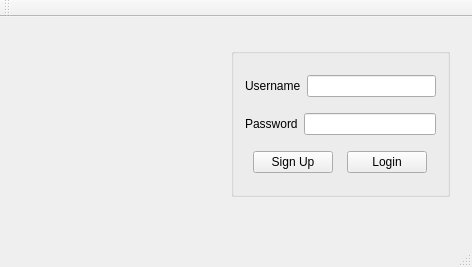
<?xml version="1.0" encoding="UTF-8"?>
<ui version="4.0">
 <class>MainWindow</class>
 <widget class="QMainWindow" name="MainWindow">
  <property name="geometry">
   <rect>
    <x>0</x>
    <y>0</y>
    <width>472</width>
    <height>267</height>
   </rect>
  </property>
  <property name="windowTitle">
   <string/>
  </property>
  <widget class="QWidget" name="centralWidget">
   <widget class="QLabel" name="label_image">
    <property name="geometry">
     <rect>
      <x>20</x>
      <y>20</y>
      <width>171</width>
      <height>171</height>
     </rect>
    </property>
    <property name="text">
     <string/>
    </property>
    <property name="pixmap">
     <pixmap resource="resource.qrc">:/img/img/login_icon.png</pixmap>
    </property>
   </widget>
   <widget class="QWidget" name="">
    <property name="geometry">
     <rect>
      <x>220</x>
      <y>20</y>
      <width>241</width>
      <height>191</height>
     </rect>
    </property>
    <layout class="QVBoxLayout" name="verticalLayout_3">
     <item>
      <widget class="QGroupBox" name="groupBox">
       <property name="title">
        <string/>
       </property>
       <layout class="QVBoxLayout" name="verticalLayout">
        <item>
         <layout class="QHBoxLayout" name="horizontalLayout">
          <item>
           <widget class="QLabel" name="label_username">
            <property name="text">
             <string>Username</string>
            </property>
            <property name="buddy">
             <cstring>lineEdit_username</cstring>
            </property>
           </widget>
          </item>
          <item>
           <widget class="QLineEdit" name="lineEdit_username"/>
          </item>
         </layout>
        </item>
        <item>
         <layout class="QHBoxLayout" name="horizontalLayout_2">
          <item>
           <widget class="QLabel" name="label_password">
            <property name="text">
             <string>Password</string>
            </property>
            <property name="buddy">
             <cstring>lineEdit_password</cstring>
            </property>
           </widget>
          </item>
          <item>
           <widget class="QLineEdit" name="lineEdit_password">
            <property name="echoMode">
             <enum>QLineEdit::Password</enum>
            </property>
           </widget>
          </item>
         </layout>
        </item>
        <item>
         <layout class="QHBoxLayout" name="horizontalLayout_3">
          <item>
           <widget class="QPushButton" name="pushButton_signup">
            <property name="sizePolicy">
             <sizepolicy hsizetype="Maximum" vsizetype="Fixed">
              <horstretch>0</horstretch>
              <verstretch>0</verstretch>
             </sizepolicy>
            </property>
            <property name="cursor">
             <cursorShape>PointingHandCursor</cursorShape>
            </property>
            <property name="text">
             <string>Sign Up</string>
            </property>
           </widget>
          </item>
          <item>
           <widget class="QPushButton" name="pushButton_login">
            <property name="sizePolicy">
             <sizepolicy hsizetype="Maximum" vsizetype="Fixed">
              <horstretch>0</horstretch>
              <verstretch>0</verstretch>
             </sizepolicy>
            </property>
            <property name="cursor">
             <cursorShape>PointingHandCursor</cursorShape>
            </property>
            <property name="styleSheet">
             <string notr="true"/>
            </property>
            <property name="text">
             <string>Login</string>
            </property>
           </widget>
          </item>
         </layout>
        </item>
       </layout>
      </widget>
     </item>
     <item>
      <widget class="QLabel" name="label_logininfo">
       <property name="sizePolicy">
        <sizepolicy hsizetype="Preferred" vsizetype="Maximum">
         <horstretch>0</horstretch>
         <verstretch>0</verstretch>
        </sizepolicy>
       </property>
       <property name="text">
        <string/>
       </property>
      </widget>
     </item>
    </layout>
   </widget>
  </widget>
  <widget class="QMenuBar" name="menuBar">
   <property name="geometry">
    <rect>
     <x>0</x>
     <y>0</y>
     <width>472</width>
     <height>21</height>
    </rect>
   </property>
  </widget>
  <widget class="QToolBar" name="mainToolBar">
   <attribute name="toolBarArea">
    <enum>TopToolBarArea</enum>
   </attribute>
   <attribute name="toolBarBreak">
    <bool>false</bool>
   </attribute>
  </widget>
  <widget class="QStatusBar" name="statusBar"/>
 </widget>
 <layoutdefault spacing="6" margin="11"/>
 <resources>
  <include location="resource.qrc"/>
 </resources>
 <connections/>
</ui>
